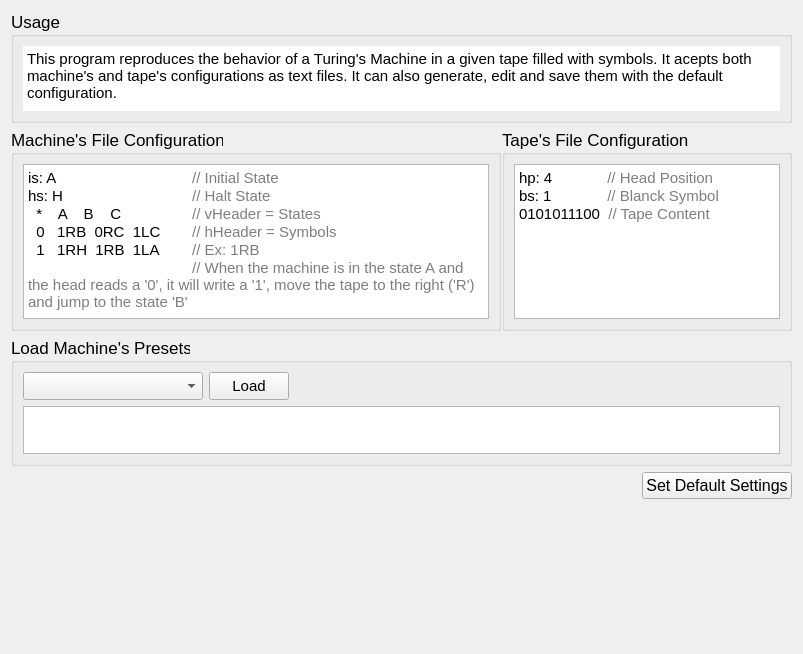
      <widget class="QWidget" name="zGenerealLayout">
       <attribute name="title">
        <string>General</string>
       </attribute>
       <layout class="QVBoxLayout" name="verticalLayout_4">
        <item>
         <widget class="QGroupBox" name="zUsageLayout">
          <property name="font">
           <font>
            <pointsize>13</pointsize>
           </font>
          </property>
          <property name="title">
           <string>Usage</string>
          </property>
          <layout class="QHBoxLayout" name="horizontalLayout_8">
           <item>
            <widget class="QTextBrowser" name="usageTBrows">
             <property name="sizePolicy">
              <sizepolicy hsizetype="Expanding" vsizetype="Minimum">
               <horstretch>0</horstretch>
               <verstretch>0</verstretch>
              </sizepolicy>
             </property>
             <property name="minimumSize">
              <size>
               <width>0</width>
               <height>65</height>
              </size>
             </property>
             <property name="maximumSize">
              <size>
               <width>16777215</width>
               <height>65</height>
              </size>
             </property>
             <property name="frameShape">
              <enum>QFrame::NoFrame</enum>
             </property>
             <property name="html">
              <string>&lt;!DOCTYPE HTML PUBLIC &quot;-//W3C//DTD HTML 4.0//EN&quot; &quot;http://www.w3.org/TR/REC-html40/strict.dtd&quot;&gt;
&lt;html&gt;&lt;head&gt;&lt;meta name=&quot;qrichtext&quot; content=&quot;1&quot; /&gt;&lt;style type=&quot;text/css&quot;&gt;
p, li { white-space: pre-wrap; }
&lt;/style&gt;&lt;/head&gt;&lt;body style=&quot; font-family:'MS Shell Dlg 2'; font-size:13pt; font-weight:400; font-style:normal;&quot;&gt;
&lt;p style=&quot; margin-top:0px; margin-bottom:0px; margin-left:0px; margin-right:0px; -qt-block-indent:0; text-indent:0px;&quot;&gt;&lt;span style=&quot; font-size:11pt;&quot;&gt;This program reproduces the behavior of a Turing's Machine in a given tape filled with symbols. It acepts both machine's and tape's configurations as text files. It can also generate, edit and save them with the default configuration.&lt;/span&gt;&lt;/p&gt;&lt;/body&gt;&lt;/html&gt;</string>
             </property>
            </widget>
           </item>
          </layout>
         </widget>
        </item>
        <item>
         <widget class="QSplitter" name="generalSplit">
          <property name="orientation">
           <enum>Qt::Horizontal</enum>
          </property>
          <property name="handleWidth">
           <number>1</number>
          </property>
          <widget class="QGroupBox" name="zMachineConfLayout">
           <property name="font">
            <font>
             <pointsize>13</pointsize>
            </font>
           </property>
           <property name="title">
            <string>Machine's File Configuration</string>
           </property>
           <layout class="QHBoxLayout" name="horizontalLayout_9">
            <item>
             <widget class="QTextBrowser" name="machineTBrows">
              <property name="sizePolicy">
               <sizepolicy hsizetype="Expanding" vsizetype="Minimum">
                <horstretch>0</horstretch>
                <verstretch>0</verstretch>
               </sizepolicy>
              </property>
              <property name="minimumSize">
               <size>
                <width>460</width>
                <height>155</height>
               </size>
              </property>
              <property name="maximumSize">
               <size>
                <width>16777215</width>
                <height>155</height>
               </size>
              </property>
              <property name="html">
               <string>&lt;!DOCTYPE HTML PUBLIC &quot;-//W3C//DTD HTML 4.0//EN&quot; &quot;http://www.w3.org/TR/REC-html40/strict.dtd&quot;&gt;
&lt;html&gt;&lt;head&gt;&lt;meta name=&quot;qrichtext&quot; content=&quot;1&quot; /&gt;&lt;style type=&quot;text/css&quot;&gt;
p, li { white-space: pre-wrap; }
&lt;/style&gt;&lt;/head&gt;&lt;body style=&quot; font-family:'MS Shell Dlg 2'; font-size:13pt; font-weight:400; font-style:normal;&quot;&gt;
&lt;p style=&quot; margin-top:0px; margin-bottom:0px; margin-left:0px; margin-right:0px; -qt-block-indent:0; text-indent:0px;&quot;&gt;&lt;span style=&quot; font-family:'Consolas'; font-size:11pt;&quot;&gt;is: A		 &lt;/span&gt;&lt;span style=&quot; font-family:'Consolas'; font-size:11pt; color:#7e7e7e;&quot;&gt;// Initial State&lt;/span&gt;&lt;/p&gt;
&lt;p style=&quot; margin-top:0px; margin-bottom:0px; margin-left:0px; margin-right:0px; -qt-block-indent:0; text-indent:0px;&quot;&gt;&lt;span style=&quot; font-family:'Consolas'; font-size:11pt;&quot;&gt;hs: H		&lt;/span&gt;&lt;span style=&quot; font-family:'Consolas'; font-size:11pt; color:#7e7e7e;&quot;&gt; // Halt State&lt;/span&gt;&lt;/p&gt;
&lt;p style=&quot; margin-top:0px; margin-bottom:0px; margin-left:0px; margin-right:0px; -qt-block-indent:0; text-indent:0px;&quot;&gt;&lt;span style=&quot; font-family:'Consolas'; font-size:11pt;&quot;&gt;  *    A    B    C	 &lt;/span&gt;&lt;span style=&quot; font-family:'Consolas'; font-size:11pt; color:#7e7e7e;&quot;&gt;// vHeader = States&lt;/span&gt;&lt;/p&gt;
&lt;p style=&quot; margin-top:0px; margin-bottom:0px; margin-left:0px; margin-right:0px; -qt-block-indent:0; text-indent:0px;&quot;&gt;&lt;span style=&quot; font-family:'Consolas'; font-size:11pt;&quot;&gt;  0   1RB  0RC  1LC	 &lt;/span&gt;&lt;span style=&quot; font-family:'Consolas'; font-size:11pt; color:#7e7e7e;&quot;&gt;// hHeader = Symbols&lt;/span&gt;&lt;/p&gt;
&lt;p style=&quot; margin-top:0px; margin-bottom:0px; margin-left:0px; margin-right:0px; -qt-block-indent:0; text-indent:0px;&quot;&gt;&lt;span style=&quot; font-family:'Consolas'; font-size:11pt;&quot;&gt;  1   1RH  1RB  1LA	 &lt;/span&gt;&lt;span style=&quot; font-family:'Consolas'; font-size:11pt; color:#7e7e7e;&quot;&gt;// Ex: 1RB&lt;/span&gt;&lt;/p&gt;
&lt;p style=&quot; margin-top:0px; margin-bottom:0px; margin-left:0px; margin-right:0px; -qt-block-indent:0; text-indent:0px;&quot;&gt;&lt;span style=&quot; font-family:'Consolas'; font-size:11pt; color:#7e7e7e;&quot;&gt;		 // When the machine is in the state A and the head reads a '0', it will write a '1', move the tape to the right ('R') and jump to the state 'B'&lt;/span&gt;&lt;/p&gt;&lt;/body&gt;&lt;/html&gt;</string>
              </property>
             </widget>
            </item>
           </layout>
          </widget>
          <widget class="QGroupBox" name="zTapeConfLayout">
           <property name="font">
            <font>
             <pointsize>13</pointsize>
            </font>
           </property>
           <property name="title">
            <string>Tape's File Configuration</string>
           </property>
           <layout class="QHBoxLayout" name="horizontalLayout_10">
            <item>
             <widget class="QTextBrowser" name="tapeTBrows">
              <property name="sizePolicy">
               <sizepolicy hsizetype="Expanding" vsizetype="Minimum">
                <horstretch>0</horstretch>
                <verstretch>0</verstretch>
               </sizepolicy>
              </property>
              <property name="minimumSize">
               <size>
                <width>263</width>
                <height>155</height>
               </size>
              </property>
              <property name="maximumSize">
               <size>
                <width>16777215</width>
                <height>155</height>
               </size>
              </property>
              <property name="html">
               <string>&lt;!DOCTYPE HTML PUBLIC &quot;-//W3C//DTD HTML 4.0//EN&quot; &quot;http://www.w3.org/TR/REC-html40/strict.dtd&quot;&gt;
&lt;html&gt;&lt;head&gt;&lt;meta name=&quot;qrichtext&quot; content=&quot;1&quot; /&gt;&lt;style type=&quot;text/css&quot;&gt;
p, li { white-space: pre-wrap; }
&lt;/style&gt;&lt;/head&gt;&lt;body style=&quot; font-family:'MS Shell Dlg 2'; font-size:13pt; font-weight:400; font-style:normal;&quot;&gt;
&lt;p style=&quot; margin-top:0px; margin-bottom:0px; margin-left:0px; margin-right:0px; -qt-block-indent:0; text-indent:0px;&quot;&gt;&lt;span style=&quot; font-family:'Consolas'; font-size:11pt;&quot;&gt;hp: 4	  &lt;/span&gt;&lt;span style=&quot; font-family:'Consolas'; font-size:11pt; color:#7e7e7e;&quot;&gt;// Head Position&lt;/span&gt;&lt;/p&gt;
&lt;p style=&quot; margin-top:0px; margin-bottom:0px; margin-left:0px; margin-right:0px; -qt-block-indent:0; text-indent:0px;&quot;&gt;&lt;span style=&quot; font-family:'Consolas'; font-size:11pt;&quot;&gt;bs: 1	  &lt;/span&gt;&lt;span style=&quot; font-family:'Consolas'; font-size:11pt; color:#7e7e7e;&quot;&gt;// Blanck Symbol&lt;/span&gt;&lt;/p&gt;
&lt;p style=&quot; margin-top:0px; margin-bottom:0px; margin-left:0px; margin-right:0px; -qt-block-indent:0; text-indent:0px;&quot;&gt;&lt;span style=&quot; font-family:'Consolas'; font-size:11pt;&quot;&gt;0101011100  &lt;/span&gt;&lt;span style=&quot; font-family:'Consolas'; font-size:11pt; color:#7e7e7e;&quot;&gt;// Tape Content&lt;/span&gt;&lt;/p&gt;&lt;/body&gt;&lt;/html&gt;</string>
              </property>
             </widget>
            </item>
           </layout>
          </widget>
         </widget>
        </item>
        <item>
         <widget class="QGroupBox" name="zPresetLayout">
          <property name="font">
           <font>
            <pointsize>13</pointsize>
           </font>
          </property>
          <property name="title">
           <string>Load Machine's Presets</string>
          </property>
          <layout class="QVBoxLayout" name="verticalLayout_3">
           <item>
            <layout class="QHBoxLayout" name="zPresetChoiceLayout">
             <item>
              <widget class="QComboBox" name="presetsCBox">
               <property name="minimumSize">
                <size>
                 <width>180</width>
                 <height>0</height>
                </size>
               </property>
              </widget>
             </item>
             <item>
              <widget class="QPushButton" name="loadPresetBt">
               <property name="sizePolicy">
                <sizepolicy hsizetype="Minimum" vsizetype="Preferred">
                 <horstretch>0</horstretch>
                 <verstretch>0</verstretch>
                </sizepolicy>
               </property>
               <property name="font">
                <font>
                 <pointsize>11</pointsize>
                </font>
               </property>
               <property name="text">
                <string>Load</string>
               </property>
              </widget>
             </item>
             <item>
              <spacer name="zSpacer_10">
               <property name="orientation">
                <enum>Qt::Horizontal</enum>
               </property>
               <property name="sizeHint" stdset="0">
                <size>
                 <width>491</width>
                 <height>20</height>
                </size>
               </property>
              </spacer>
             </item>
            </layout>
           </item>
           <item>
            <widget class="QTextBrowser" name="presetDescTBrows">
             <property name="minimumSize">
              <size>
               <width>0</width>
               <height>48</height>
              </size>
             </property>
             <property name="maximumSize">
              <size>
               <width>16777215</width>
               <height>48</height>
              </size>
             </property>
            </widget>
           </item>
          </layout>
         </widget>
        </item>
        <item>
         <layout class="QHBoxLayout" name="zDefaultLayout">
          <item>
           <spacer name="zSpacer_11">
            <property name="orientation">
             <enum>Qt::Horizontal</enum>
            </property>
            <property name="sizeHint" stdset="0">
             <size>
              <width>40</width>
              <height>20</height>
             </size>
            </property>
           </spacer>
          </item>
          <item>
           <widget class="QPushButton" name="defaultSetBt">
            <property name="font">
             <font>
              <pointsize>12</pointsize>
             </font>
            </property>
            <property name="text">
             <string>Set Default Settings</string>
            </property>
           </widget>
          </item>
         </layout>
        </item>
        <item>
         <spacer name="zSpacer_12">
          <property name="orientation">
           <enum>Qt::Vertical</enum>
          </property>
          <property name="sizeHint" stdset="0">
           <size>
            <width>20</width>
            <height>144</height>
           </size>
          </property>
         </spacer>
        </item>
       </layout>
      </widget>
